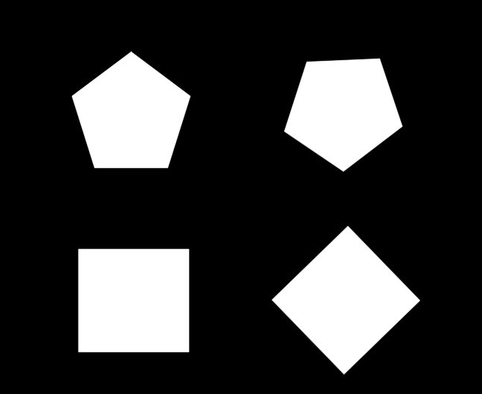
#> input picture zmax/n16_contour.png, 482 x 394 px
$ python -i N16_CONTOUR_DETECTION.py   (imports and definitions only)
#> lines starting #> are read from the running program, lines starting #| are printed output that depends on the picture; after the words box and inside, x2 and y2 are one past the last pixel; in counts of white or black regions, pixels touching at a corner belong together
### library.py
import os
import PIL
import cv2
import math
import shutil
import imutils
import imageio
import numpy as np
import matplotlib.pyplot as plt
from PIL import ImageTk, ImageGrab
from moviepy.editor import VideoFileClip

import tkinter as tk
from functools import partial
from tkinter import *
from tkinter.filedialog import askopenfilename, askopenfilenames

plt.subplots_adjust(top=1, bottom=0, right=1, left=0, hspace=0, wspace=0)
plt.margins(0, 0)


def askopen(directory, ask=False, video=False):
	multiple = isinstance(directory, list)
	if ask:
		filetypes = [('Video File', '.mp4')] if video else [('Image File', '.png')]
		functionname = askopenfilenames if multiple else askopenfilename
		path_ = functionname(filetypes=filetypes)
		directory = path_ if path_ else directory
	return directory


def plot_images(window_name, titles, imgs, axis='off', r=None, c=None):
	count = len(imgs)
	if r is None and c is not None:
		r = math.ceil(count / c)
	if c is None and r is not None:
		c = math.ceil(count / r)
	if r is None and c is None:
		r = int(math.sqrt(count))
		c = math.ceil(count / r)
		(r, c) = (1, count) if count < 4 else (2, math.ceil(count/2)) if count <= 6 else (3, 3) if count <= 9 else (r, c)

	plt.close()
	plt.figure().suptitle(window_name)

	for i in range(count):
		title, img = titles[i], imgs[i]
		img = cv2.cvtColor(img, cv2.COLOR_BGR2RGB)
		plt.subplot(r, c, i + 1)
		plt.title(title)
		plt.axis(axis)
		plt.imshow(img)

	plt.show()


# [20 lines left out: functions show_frame, show_video, not called in this run]


def put_text_on_image(img, text, coordinate=(35, 35), fontScale=1, color=[255, 0, 0], thickness=2):
	font = cv2.FONT_HERSHEY_SIMPLEX
	img = cv2.putText(img, text, coordinate, font, fontScale, color, thickness, cv2.LINE_AA)
	return img


# [65 lines left out: functions _image_merge, image_merge, image_resize_specified, dynamically_create_interface, not called in this run]

# https://www.geeksforgeeks.org/dynamically-resize-buttons-when-resizing-a-window-using-tkinter/
# https://stackoverflow.com/questions/42920201/how-to-combine-a-rgb-image-with-a-grayed-image-in-opencv

### N16_CONTOUR_DETECTION.py
import library
from library import *


# https://www.geeksforgeeks.org/find-co-ordinates-of-contours-using-opencv-python/
def contour_detection_summarized():
    path = askopen('zmax/n16_contour.png')
    sample = cv2.imread(path)
    result = sample.copy()
    gray = cv2.cvtColor(result, cv2.COLOR_BGR2GRAY)
    edged = cv2.Canny(gray, 30, 200)  # Find Canny edges
    contours, _ = cv2.findContours(edged, cv2.RETR_EXTERNAL, cv2.CHAIN_APPROX_NONE)  # finding Contours. Use a copy of the image e.g. edged.copy() since findContours alters the image
    color = [255, 0, 0]
    cv2.drawContours(result, contours, -1, color, 3)  # Draw all contours. -1 signifies drawing all contours

    title = f'detected_contours: {len(contours)}'
    titles = ['sample', 'edged', title]
    images = [sample, edged, result]
    plot_images('contour_detection_summarized', titles, images)


# https://www.geeksforgeeks.org/find-co-ordinates-of-contours-using-opencv-python/
def contour_detection_detailed():
    path = askopen('zmax/n16_contour.png')
    sample = cv2.imread(path)
#> sample is the input picture: shape (394, 482, 3); min 0, max 255, mean 55.4
    result = sample.copy()
    gray = cv2.cvtColor(result, cv2.COLOR_BGR2GRAY)
    _, threshold = cv2.threshold(gray, 110, 255, cv2.THRESH_BINARY)  # Converting image to a binary image black and white only image).
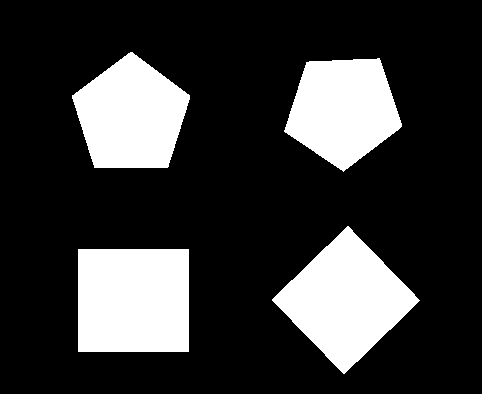
#> threshold: shape (394, 482); 21.7% white; 4 white regions
    contours, _ = cv2.findContours(threshold, cv2.RETR_TREE, cv2.CHAIN_APPROX_SIMPLE)  # Detecting contours in image.
#> contours = 4 contours; box (x1, y1, x2, y2) and area: (78, 249, 189, 352) 11220, (272, 226, 420, 374) 10928, (72, 52, 190, 168) 9429, (284, 58, 402, 172) 9004
    title = f'detected_contours: {len(contours)}'
#> title = 'detected_contours: 4'
    color = [255, 0, 0]

    for item in contours:  # Going through every contours found in the image.
        approx = cv2.approxPolyDP(item, 0.009 * cv2.arcLength(item, True), True)
        cv2.drawContours(result, [approx], 0, color, 5)  # draws boundary of contours.
        approx_ = approx.ravel()  # Used to flatted the array containing the co-ordinates of the vertices.
        count = len(approx_)

        for i in range(count):
            if i % 2 == 0:
                x, y = approx_[i], approx_[i + 1]
                string = f'{x}, {y}'  # String containing the co-ordinates.
                color_ = [0, 255, 0] if i == 0 else [0, 0, 255]
                text = 'arrow tip' if i == 0 else string
                # text on topmost co-ordinate V text on remaining co-ordinates
                put_text_on_image(result, text, (x, y), 0.5, color_, 1)
#> this loop made 4 passes
#> (approx_, count) on passes 1 to 4: ([78, 249, 78, 351, 188, 351, 188, 249], 8), ([348, 226, 272, 299, 343, 373, 419, 300], 8), ([379, 58, 306, 62, 284, 131, 343, 171, 397, 130, 401, 123], 12), ([130, 52, 72, 95, 94, 167, 167, 167, 189, 95], 10)
#> pass 1, in put_text_on_image (call 2), `img = cv2.putText(img, text, coordinate, font, fontScale, color, thick..`:
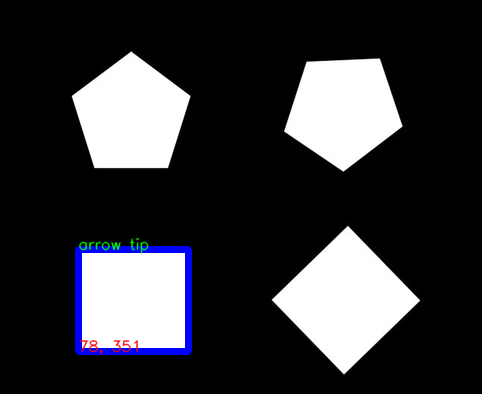
#> img: shape (394, 482, 3); mean B, G, R 56.8, 53.2, 53.2
#> pass 1, in put_text_on_image (call 3), `img = cv2.putText(img, text, coordinate, font, fontScale, color, thick..`:
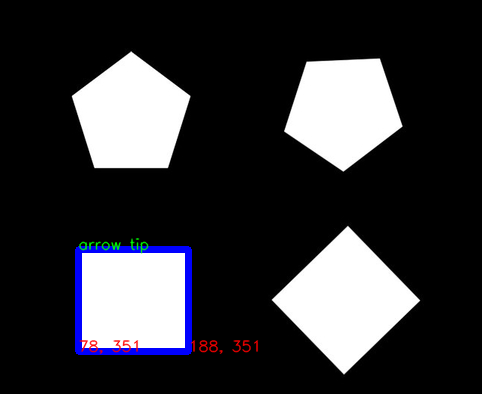
#> img: shape (394, 482, 3); 0.24% of pixels changed, all inside (x1, y1, x2, y2) = (191, 340, 259, 355)
#> pass 1, in put_text_on_image (call 4), `img = cv2.putText(img, text, coordinate, font, fontScale, color, thick..`:
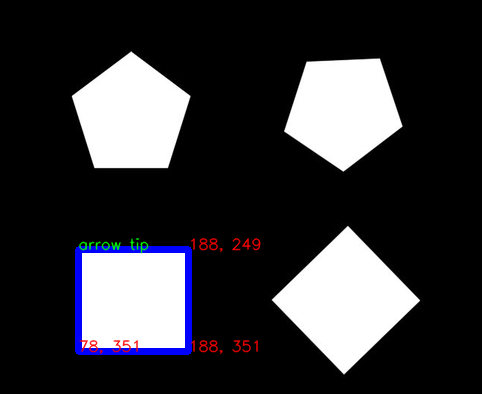
#> img: shape (394, 482, 3); 0.25% of pixels changed, all inside (x1, y1, x2, y2) = (191, 237, 261, 253)
#> after the loop:
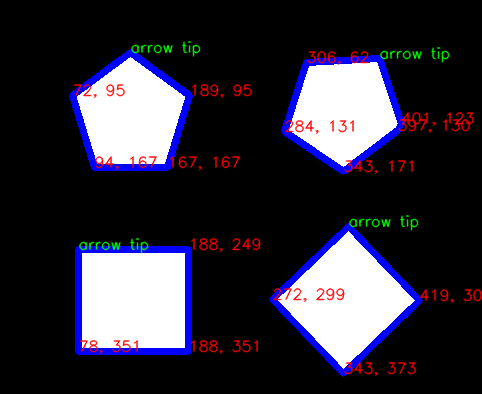
#> result: shape (394, 482, 3); 9.23% of pixels changed, all inside (x1, y1, x2, y2) = (69, 41, 482, 377)

    titles = ['sample', 'threshold', title]
#> titles = ['sample', 'threshold', 'detected_contours: 4']
    images = [sample, threshold, result]
    plot_images('contour_detection_detailed', titles, images)
#> in plot_images, `count = len(imgs)`: count = 3
#> in plot_images, `r = int(math.sqrt(count))`: r = 1
#> in plot_images, `c = math.ceil(count / r)`: c = 3
#> the loop in plot_images, `for i in range(count):` made 3 passes


# [8 lines not run here, left out]

>>> result = contour_detection_detailed()
